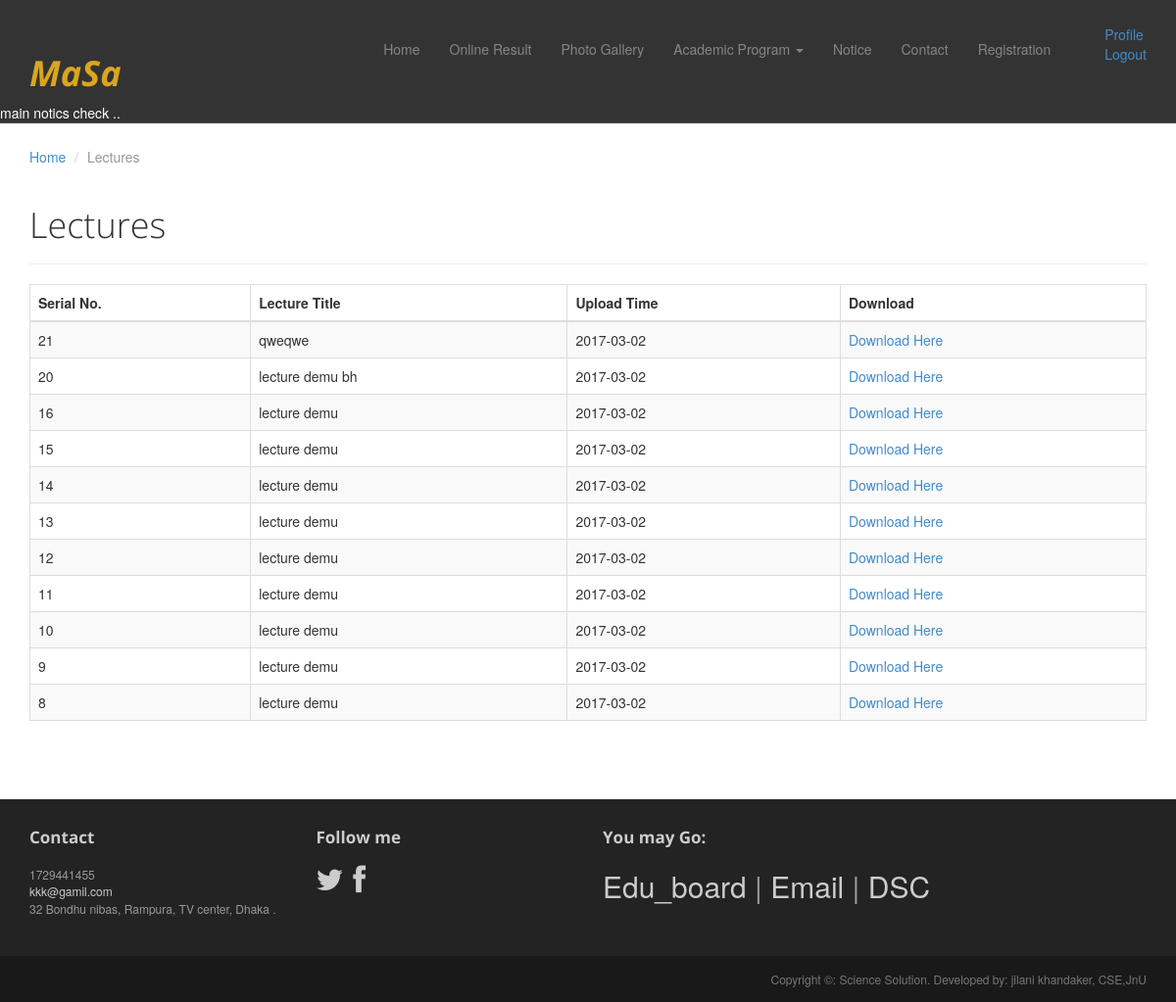
The app's page /lecture.php (signed in) with its own data.
### tables this page shows
CREATE TABLE IF NOT EXISTS `tbl_notice` (
`notice_id` int(30) NOT NULL,
  `notice_des` varchar(400) NOT NULL,
  `notice_type` varchar(20) NOT NULL,
  `date` date NOT NULL,
  `deletion_status` tinyint(2) NOT NULL DEFAULT '0'
);

CREATE TABLE IF NOT EXISTS `tbl_lecture` (
`lecture_id` int(25) NOT NULL,
  `lecture_title` varchar(25) NOT NULL,
  `upload_date` date NOT NULL,
  `slide_name` text NOT NULL,
  `deletion_status` tinyint(2) NOT NULL DEFAULT '0',
  `user_id` int(30) NOT NULL
);

CREATE TABLE IF NOT EXISTS `tbl_contact_info` (
`contact_info_id` int(1) NOT NULL,
  `email` varchar(30) NOT NULL,
  `address` text NOT NULL,
  `phone` int(15) NOT NULL
);

### lecture.php (called while the page is built)
<?php
$pages = 'lecture';
include './index.php';

### application.php (called while the page is built, shortened)
<?php
class Application {
    public function __construct() {
        $host_name = 'localhost';
        $user_name = 'root';
        $password = '';
        $db_name = 'sciencesolution';
        $con = mysqli_connect($host_name, $user_name, $password);
        if ($con) {
            $db_select = mysqli_select_db($con, $db_name);
            if ($db_select) {
                return $con;
            } else {
                die('Database not selected' . mysqli_error($con));
            }
        } else {
            die('Database server connection fail' . mysqli_error($con));
        }
    }
    public function get_contact_info(){
        $con = $this->__construct();
        $sql = "SELECT * From tbl_contact_info   ";
        if (mysqli_query($con, $sql)) {
            $query_result = mysqli_query($con, $sql);
            return $query_result;
        } else {
            die('Query problem' . mysqli_error($con));
        }
    }
    public function select_latest_notice(){
        $con = $this->__construct();
        $sql3= " SELECT MAX(notice_id) FROM tbl_notice WHERE notice_type='main' AND deletion_status='0' ";
            if (mysqli_query($con, $sql3)) {
      $qu_res = mysqli_query($con, $sql3);
            $max_notice_id = mysqli_fetch_assoc($qu_res);
           $last_notice_id=$max_notice_id['MAX(notice_id)'];
           $sql = "SELECT * From tbl_notice  where notice_id = '$last_notice_id'  ";
        if (mysqli_query($con, $sql)) {
            $query_result = mysqli_query($con, $sql);
            return $query_result;
        } else {
            die('Query problem' . mysqli_error($con));
        }
               }
               }
    public function select_all_lecture(){
        $con = $this->__construct();
        $sql = "SELECT * From tbl_lecture WHERE deletion_status='0' ORDER BY lecture_id DESC ";
        if (mysqli_query($con, $sql)) {
            $query_result = mysqli_query($con, $sql);
            return $query_result;
        } else {
            die('Query problem' . mysqli_error($con));
        }
    }
}

### pages/lecture_page_content.php (the view)
<br><br><br><br><br><br>
<?php
$query_result=$obj_app->select_all_lecture();
?>
<div class="container">
    <ol class="breadcrumb">
        <li><a href="index.php">Home</a></li>
        <li class="active">Lectures</li>
    </ol>
    <div class="row">
        <article class="col-xs-12 maincontent">
            <header class="page-header">
                <h1 class="page-title">Lectures</h1>
            </header>
            <table class="table table-striped table-bordered bootstrap-datatable datatable">
                <thead>
                    <tr>
                        <th> Serial No. </th>
                        <th> Lecture Title </th>
                        <th>Upload Time </th>
                        <th>Download</th>
                    </tr>
                </thead>
                <tbody>
                    <?php while ($qu_info = mysqli_fetch_assoc($query_result)) { ?>
                        <tr>
                            <td><?php echo $qu_info['lecture_id']; ?></td>
                            <td><?php echo $qu_info['lecture_title']; ?></td>
                            <td class="center"><?php echo $qu_info['upload_date']; ?></td>
                            <td class="center">  <a href="ScienceSolution/<?php echo $qu_info['slide_name']; ?>" >  Download Here </a> </td>
                        </tr>
                    <?php } ?>
                </tbody>
            </table>
        </article>
    </div>
</div>

### include/menu.php (shortened to what this page needs)
<?php
$result = $obj_app-> select_latest_notice();
$latest_notice = mysqli_fetch_assoc($result);
?>
<div class="navbar navbar-inverse navbar-fixed-top headroom" >
    <div class="container">
        <div class="navbar-header">
            <h1 style="color: goldenrod; "> <i><b>MaSa </b></i></h1>
        </div>
        <div class="navbar-collapse collapse">
            <ul class="nav navbar-nav pull-right">
                <?php if(isset($pages)) { ?>
                <li><a href="index.php">Home</a></li>
                <?php if ($pages == 'result_page'){ ?>
                <li class="active"><a href="result.php">Online Result</a></li>
                <?php }  else {?>
                <li><a href="result.php">Online Result</a></li>
                <?php }
                if ($pages == 'photo_gallery'){ ?>
                <li class="active"><a href="photo_gallery.php">Photo Gallery</a></li>
                <?php }  else {?>
                <li><a href="photo_gallery.php">Photo Gallery</a></li>
                <?php }
                if ($pages == 'class8'|| $pages == 'class9' || $pages == 'class10' ||$pages == 'class11'){ ?>
                <li class="dropdown" class="active">
                    <a href="#" class="dropdown-toggle" data-toggle="dropdown">Academic Program <b class="caret"></b></a>
                    <ul class="dropdown-menu">
                        <li><a href="class8.php">Class 8 </a></li>
                        <li><a href="class9.php">Class 9</a></li>
                        <li><a href="class10.php">Class 10 </a></li>
                        <li><a href="class11.php">Class 11 </a></li>
                    </ul>
                </li>
                <?php }  else {?>
                <li class="dropdown">
                    <a href="#" class="dropdown-toggle" data-toggle="dropdown">Academic Program <b class="caret"></b></a>
                </li>
                <?php }
                if ($pages == 'notice_page'){ ?>
                <li   class="active" ><a href="notice.php">Notice </a></li>
                <?php }  else {?>
                <li ><a href="notice.php">Notice </a></li>
                <?php }
                if ($pages == 'contact'){ ?>
                <li class="active" ><a href="contact.php">Contact</a></li>
                <?php }  else {?>
                <li><a href="contact.php">Contact</a></li>
                <?php }
                if ($pages == 'signup'){ ?>
                <li class="active"><a href="signup.php">Registration</a></li>
                <?php }  else {?>
                <li><a href="signup.php">Registration</a></li>
                <?php } ?>
                 <?php
                if (isset($_SESSION['user_id']) && $_SESSION['user_type'] == 'student') { ?>
                          <li> <ul >
                                    <li><a href="student_info.php"><i class="halflings-icon user"></i> Profile</a></li>
                                    <li><a href="?status_logout=logout"><i class="halflings-icon off"></i> Logout</a></li>
                              </ul></li>
               <?php }
               else { ?>
                   <li><a href="admin/index.php">Log In</a></li>
              <?php }
                } else { ?>
                <?php
                if (isset($_SESSION['user_id']) && $_SESSION['user_type'] == 'student') { ?>
                          <li> <ul >
                                    <li><a href="student_info.php"><i class="halflings-icon user"></i> Profile</a></li>
                                    <li><a href="?status_logout=logout"><i class="halflings-icon off"></i> Logout</a></li>
                              </ul></li>
               <?php }
               else { ?>
                   <li><a href="admin/index.php">Log In</a></li>
              <?php } } ?>
            </ul>
        </div>
    </div>
    <div  style="color: #ffffff; "> <marquee> <?php echo $latest_notice['notice_des']; ?> </marquee></div>
</div>

### include/footer.php (shortened to what this page needs)
<?php
$query_res = $obj_app -> get_contact_info();
$contact_info = mysqli_fetch_assoc($query_res);
?>
<footer id="footer" class="top-space">
    <div class="footer1">
        <div class="container">
            <div class="row">
                <div class="col-md-3 widget">
                    <h3 class="widget-title">Contact</h3>
                    <div class="widget-body">
                        <p><?php   echo $contact_info['phone']; ?><br>
                            <a href="mailto:#"><?php   echo $contact_info['email']; ?></a><br>
                            <?php   echo $contact_info['address']; ?>
                        </p>
                    </div>
                </div>
                <div class="col-md-3 widget">
                    <h3 class="widget-title">Follow me</h3>
                    <div class="widget-body">
                        <p class="follow-me-icons">
                            <a href=""><i class="fa fa-twitter fa-2"></i></a>
                            <a href=""><i class="fa fa-facebook fa-2"></i></a>
                        </p>
                    </div>
                </div>
                <div class="col-md-6 widget">
                    <h3 class="widget-title">You may Go: </h3>
                    <div class="widget-body">
                        <p class="follow-me-icons">
                            <a target="_blank" href="http://www.educationboardresults.gov.bd">Edu_board </a> |
                            <a  target="_blank" href="https://mail.google.com">Email</a> |
                            <a  target="_blank" href="http://www.dsebd.org/">DSC </a>
                        </p>
                    </div>
                </div>
            </div>
        </div>
    </div>
    <div class="footer2">
        <div class="container">
            <div class="row">
                <div class="col-md-6 widget">
                </div>
                <div class="col-md-6 widget" >
                    <div class="widget-body" >
                        <p class="text-right" >
                            Copyright &copy: Science Solution. Developed by: jilani khandaker, CSE,JnU
                        </p>
                    </div>
                </div>
            </div>
        </div>
    </div>
</footer>

### assets/css/main.css (style rules this page uses)
.headroom { -webkit-transition: all 0.4s ease-out; -moz-transition: all 0.4s ease-out; -o-transition: all 0.4s ease-out; transition: all 0.4s ease-out; }
h1, h2, h3, h4, h5, h6 { font-family:"Open sans", Helvetica, Arial; }
h1, .h1, h2, .h2, h3, .h3 { margin-top:30px; }
.page-title { margin-top:20px; font-weight:300; }
.breadcrumb { background:none; padding:0; margin:30px 0 0px 0; }
.top-space { margin-top: 60px; }
.footer1 { background: #232323; padding: 30px 0 0 0; font-size: 12px; color: #999; }
.footer1 a { color: #ccc; }
.footer1 .widget { margin-bottom:30px; }
.footer1 .widget-title { font-size: 17px; font-weight: bold; color: #ccc; margin: 0 0 20px; }
.follow-me-icons { font-size:30px; }
.follow-me-icons i { float:left; margin:0 10px 0 0; }
.footer2 { background: #191919; padding: 15px 0; color: #777; font-size: 12px; }
.footer2 p { margin: 0; }

### records on screen
tbl_notice: notice_des "main notics check .."
tbl_lecture: lecture_id "21", lecture_title "qweqwe", upload_date "2017-03-02"
tbl_lecture: lecture_id "20", lecture_title "lecture demu bh", upload_date "2017-03-02"
tbl_lecture: lecture_id "16", lecture_title "lecture demu", upload_date "2017-03-02"
tbl_lecture: lecture_id "15", lecture_title "lecture demu", upload_date "2017-03-02"
tbl_lecture: lecture_id "14", lecture_title "lecture demu", upload_date "2017-03-02"
tbl_lecture: lecture_id "13", lecture_title "lecture demu", upload_date "2017-03-02"
tbl_lecture: lecture_id "12", lecture_title "lecture demu", upload_date "2017-03-02"
tbl_lecture: lecture_id "11", lecture_title "lecture demu", upload_date "2017-03-02"
tbl_lecture: lecture_id "10", lecture_title "lecture demu", upload_date "2017-03-02"
tbl_lecture: lecture_id "9", lecture_title "lecture demu", upload_date "2017-03-02"
tbl_lecture: lecture_id "8", lecture_title "lecture demu", upload_date "2017-03-02"
tbl_contact_info: phone "1729441455", email "kkk@gamil.com", address "32 Bondhu nibas, Rampura, TV center, Dhaka ."
